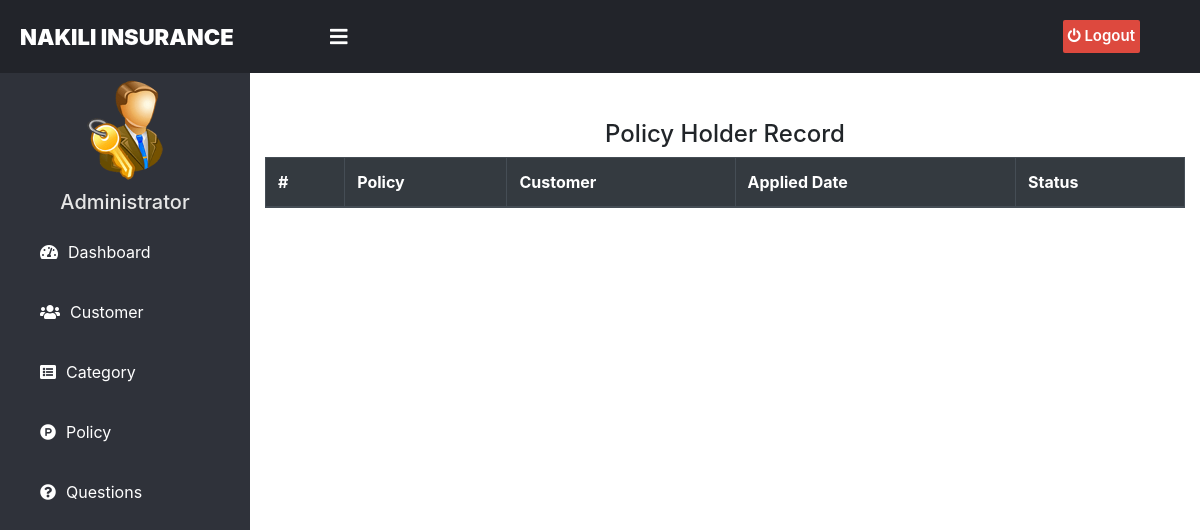
/admin-view-waiting-policy-holder, run on an earlier commit of the app's database.
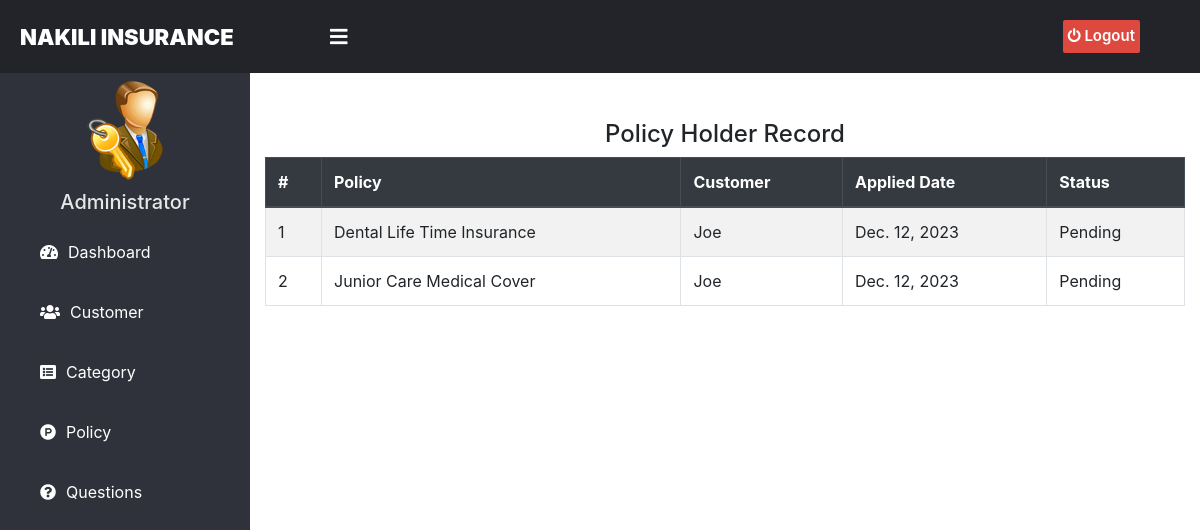
And on a later commit of the database.
### insurance/models.py (models this page shows, shortened)
class PolicyRecord(models.Model):
    customer= models.ForeignKey(Customer, on_delete=models.CASCADE)
    Policy= models.ForeignKey(Policy, on_delete=models.CASCADE)
    status = models.CharField(max_length=100,default='Pending')
    creation_date =models.DateField(auto_now=True)

class Policy(models.Model):
    category= models.ForeignKey('Category', on_delete=models.CASCADE)
    policy_name=models.CharField(max_length=200)
    sum_assurance=models.PositiveIntegerField()
    premium=models.PositiveIntegerField()
    tenure=models.PositiveIntegerField()
    creation_date =models.DateField(auto_now=True)
    def __str__(self):
        return self.policy_name

### customer/models.py (models this page shows, shortened)
class Customer(models.Model):
    user=models.OneToOneField(User,on_delete=models.CASCADE)
    profile_pic= models.ImageField(upload_to='profile_pic/Customer/',null=True,blank=True)
    address = models.CharField(max_length=40)
    mobile = models.CharField(max_length=20,null=False)
    def __str__(self):
        return self.user.first_name

### insurance/views.py (the view)
# urls.py: path('admin-view-waiting-policy-holder', views.admin_view_waiting_policy_holder_view,name='admin-view-waiting-policy-holder'),
def admin_view_waiting_policy_holder_view(request):
    policyrecords = models.PolicyRecord.objects.all().filter(status='Pending')
    return render(request,'insurance/admin_view_waiting_policy_holder.html',{'policyrecords':policyrecords})

### templates/insurance/admin_view_waiting_policy_holder.html (shortened to what this page needs)
{% extends 'insurance/adminbase.html' %}
{% block content %}
{%load static%}
<head>
  <link href="http://netdna.bootstrapcdn.com/bootstrap/4.0.0-beta/css/bootstrap.min.css" rel="stylesheet">
    <link rel="stylesheet" href="https://maxcdn.bootstrapcdn.com/bootstrap/4.4.1/css/bootstrap.min.css">
    <link href="https://maxcdn.bootstrapcdn.com/font-awesome/4.3.0/css/font-awesome.min.css" rel="stylesheet">
</head>
<div class="container">
  <div class="panel panel-primary">
    <div class="panel-heading">
      <h4 class="text-center">Policy Holder Record</h4>
    </div>
    <table class="table table-hover table-bordered table-striped" id="dev-table">
      <thead class="thead-dark">
        <tr>
        <th>#</th>
          <th>Policy</th>
          <th>Customer</th>
          <th> Applied Date</th>
          <th>Status</th>
        </tr>
      </thead>
      {% for t in policyrecords %}
      <tr>
        <td> {{ forloop.counter }}</td>
        <td> {{t.Policy}}</td>
        <td> {{t.customer}}</td>
        <td>{{t.creation_date}}</td>
        <td>{{t.status}}</td>
      </tr>
      {% endfor %}
    </table>
  </div>
</div>
<br><br><br><br><br><br>
{% endblock content %}

What changed in the data, as far as the page shows it:
added PolicyRecord: Policy "Dental Life Time Insurance", customer "Joe", creation_date "Dec. 12, 2023", status "Pending"
added PolicyRecord: Policy "Junior Care Medical Cover", customer "Joe", creation_date "Dec. 12, 2023", status "Pending"
